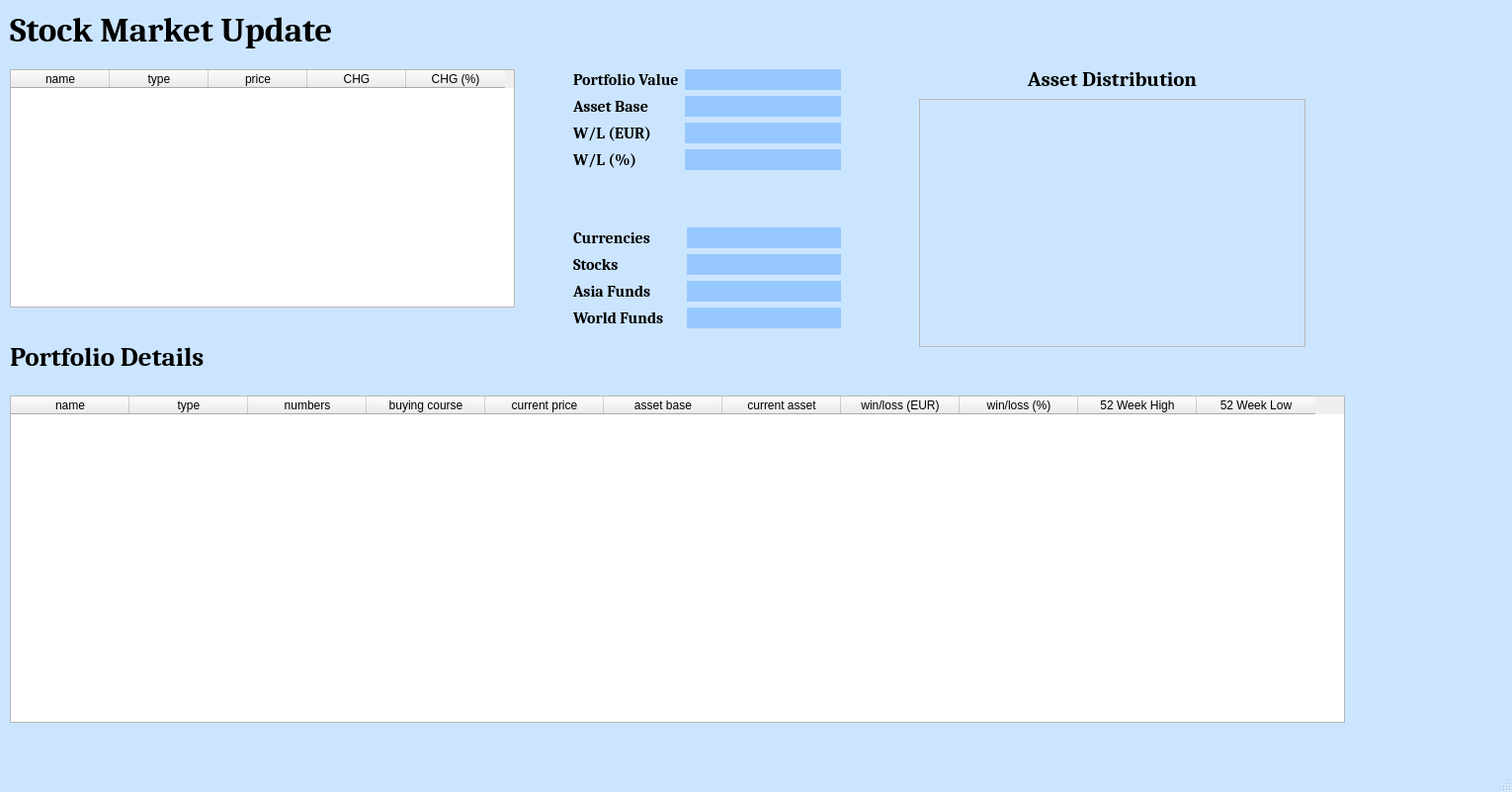
<?xml version="1.0" encoding="UTF-8"?>
<ui version="4.0">
 <class>MainWindow</class>
 <widget class="QMainWindow" name="MainWindow">
  <property name="geometry">
   <rect>
    <x>0</x>
    <y>0</y>
    <width>1530</width>
    <height>801</height>
   </rect>
  </property>
  <property name="windowTitle">
   <string>MainWindow</string>
  </property>
  <property name="styleSheet">
   <string notr="true">QMainWindow{
background-color:rgb(204,229,255)
}

QLineEdit{
background-color:rgb(150,200,255);
border:none
}

QHBoxLayout{
background-color:rgb(204,229,255)
}

QFormLayout{
background-color:rgb(051,153,255);
border:5px
}

</string>
  </property>
  <widget class="QWidget" name="centralwidget">
   <widget class="QWidget" name="formLayoutWidget">
    <property name="geometry">
     <rect>
      <x>580</x>
      <y>70</y>
      <width>271</width>
      <height>131</height>
     </rect>
    </property>
    <layout class="QFormLayout" name="formLayout">
     <item row="0" column="0">
      <widget class="QLabel" name="depotwertLabel">
       <property name="enabled">
        <bool>true</bool>
       </property>
       <property name="font">
        <font>
         <family>Cambria</family>
         <pointsize>12</pointsize>
         <bold>true</bold>
        </font>
       </property>
       <property name="text">
        <string>Portfolio Value</string>
       </property>
      </widget>
     </item>
     <item row="0" column="1">
      <widget class="QLineEdit" name="portValue">
       <property name="font">
        <font>
         <family>Cambria</family>
         <pointsize>12</pointsize>
         <bold>true</bold>
        </font>
       </property>
      </widget>
     </item>
     <item row="1" column="0">
      <widget class="QLabel" name="depotwertLabel_2">
       <property name="enabled">
        <bool>true</bool>
       </property>
       <property name="font">
        <font>
         <family>Cambria</family>
         <pointsize>12</pointsize>
         <bold>true</bold>
        </font>
       </property>
       <property name="text">
        <string>Asset Base</string>
       </property>
      </widget>
     </item>
     <item row="1" column="1">
      <widget class="QLineEdit" name="assetBase">
       <property name="font">
        <font>
         <family>Cambria</family>
         <pointsize>12</pointsize>
         <bold>true</bold>
        </font>
       </property>
      </widget>
     </item>
     <item row="2" column="0">
      <widget class="QLabel" name="depotwertLabel_3">
       <property name="enabled">
        <bool>true</bool>
       </property>
       <property name="font">
        <font>
         <family>Cambria</family>
         <pointsize>12</pointsize>
         <bold>true</bold>
        </font>
       </property>
       <property name="text">
        <string>W/L (EUR)</string>
       </property>
      </widget>
     </item>
     <item row="2" column="1">
      <widget class="QLineEdit" name="winLoss">
       <property name="font">
        <font>
         <family>Cambria</family>
         <pointsize>12</pointsize>
         <bold>true</bold>
        </font>
       </property>
      </widget>
     </item>
     <item row="3" column="0">
      <widget class="QLabel" name="depotwertLabel_4">
       <property name="enabled">
        <bool>true</bool>
       </property>
       <property name="font">
        <font>
         <family>Cambria</family>
         <pointsize>12</pointsize>
         <bold>true</bold>
        </font>
       </property>
       <property name="text">
        <string>W/L (%)</string>
       </property>
      </widget>
     </item>
     <item row="3" column="1">
      <widget class="QLineEdit" name="winLossP">
       <property name="font">
        <font>
         <family>Cambria</family>
         <pointsize>12</pointsize>
         <bold>true</bold>
        </font>
       </property>
      </widget>
     </item>
    </layout>
   </widget>
   <widget class="QFrame" name="frame">
    <property name="geometry">
     <rect>
      <x>930</x>
      <y>100</y>
      <width>391</width>
      <height>251</height>
     </rect>
    </property>
    <property name="frameShape">
     <enum>QFrame::StyledPanel</enum>
    </property>
    <property name="frameShadow">
     <enum>QFrame::Raised</enum>
    </property>
    <widget class="QWidget" name="horizontalLayoutWidget">
     <property name="geometry">
      <rect>
       <x>0</x>
       <y>0</y>
       <width>391</width>
       <height>241</height>
      </rect>
     </property>
     <layout class="QHBoxLayout" name="gLayout"/>
    </widget>
   </widget>
   <widget class="QTableWidget" name="tableWidgetMarket">
    <property name="geometry">
     <rect>
      <x>10</x>
      <y>70</y>
      <width>511</width>
      <height>241</height>
     </rect>
    </property>
    <property name="font">
     <font>
      <family>Cambria</family>
      <pointsize>10</pointsize>
      <bold>false</bold>
     </font>
    </property>
    <property name="horizontalScrollBarPolicy">
     <enum>Qt::ScrollBarAlwaysOff</enum>
    </property>
    <attribute name="horizontalHeaderCascadingSectionResizes">
     <bool>false</bool>
    </attribute>
    <attribute name="horizontalHeaderDefaultSectionSize">
     <number>100</number>
    </attribute>
    <column>
     <property name="text">
      <string>name</string>
     </property>
    </column>
    <column>
     <property name="text">
      <string>type</string>
     </property>
    </column>
    <column>
     <property name="text">
      <string>price</string>
     </property>
    </column>
    <column>
     <property name="text">
      <string>CHG</string>
     </property>
    </column>
    <column>
     <property name="text">
      <string>CHG (%)</string>
     </property>
    </column>
   </widget>
   <widget class="QTableWidget" name="tabWidP">
    <property name="geometry">
     <rect>
      <x>10</x>
      <y>400</y>
      <width>1351</width>
      <height>331</height>
     </rect>
    </property>
    <property name="font">
     <font>
      <family>Cambria</family>
      <pointsize>10</pointsize>
      <bold>false</bold>
     </font>
    </property>
    <property name="autoFillBackground">
     <bool>false</bool>
    </property>
    <property name="lineWidth">
     <number>2</number>
    </property>
    <property name="horizontalScrollBarPolicy">
     <enum>Qt::ScrollBarAlwaysOff</enum>
    </property>
    <attribute name="horizontalHeaderCascadingSectionResizes">
     <bool>false</bool>
    </attribute>
    <attribute name="horizontalHeaderDefaultSectionSize">
     <number>120</number>
    </attribute>
    <column>
     <property name="text">
      <string>name</string>
     </property>
    </column>
    <column>
     <property name="text">
      <string>type</string>
     </property>
    </column>
    <column>
     <property name="text">
      <string>numbers</string>
     </property>
    </column>
    <column>
     <property name="text">
      <string>buying course</string>
     </property>
    </column>
    <column>
     <property name="text">
      <string>current price</string>
     </property>
    </column>
    <column>
     <property name="text">
      <string>asset base</string>
     </property>
    </column>
    <column>
     <property name="text">
      <string>current asset</string>
     </property>
    </column>
    <column>
     <property name="text">
      <string>win/loss (EUR)</string>
     </property>
    </column>
    <column>
     <property name="text">
      <string>win/loss (%)</string>
     </property>
    </column>
    <column>
     <property name="text">
      <string>52 Week High</string>
     </property>
    </column>
    <column>
     <property name="text">
      <string>52 Week Low</string>
     </property>
    </column>
   </widget>
   <widget class="QLabel" name="depotwertLabel_5">
    <property name="enabled">
     <bool>true</bool>
    </property>
    <property name="geometry">
     <rect>
      <x>10</x>
      <y>0</y>
      <width>441</width>
      <height>61</height>
     </rect>
    </property>
    <property name="font">
     <font>
      <family>Cambria</family>
      <pointsize>26</pointsize>
      <bold>true</bold>
     </font>
    </property>
    <property name="text">
     <string>Stock Market Update</string>
    </property>
   </widget>
   <widget class="QLabel" name="depotwertLabel_6">
    <property name="enabled">
     <bool>true</bool>
    </property>
    <property name="geometry">
     <rect>
      <x>10</x>
      <y>340</y>
      <width>391</width>
      <height>41</height>
     </rect>
    </property>
    <property name="font">
     <font>
      <family>Cambria</family>
      <pointsize>20</pointsize>
      <bold>true</bold>
     </font>
    </property>
    <property name="text">
     <string>Portfolio Details</string>
    </property>
   </widget>
   <widget class="QLabel" name="dateTime">
    <property name="enabled">
     <bool>true</bool>
    </property>
    <property name="geometry">
     <rect>
      <x>930</x>
      <y>10</y>
      <width>391</width>
      <height>41</height>
     </rect>
    </property>
    <property name="font">
     <font>
      <family>Cambria</family>
      <pointsize>19</pointsize>
      <bold>true</bold>
     </font>
    </property>
    <property name="text">
     <string/>
    </property>
   </widget>
   <widget class="QLabel" name="depotwertLabel_7">
    <property name="enabled">
     <bool>true</bool>
    </property>
    <property name="geometry">
     <rect>
      <x>930</x>
      <y>60</y>
      <width>391</width>
      <height>41</height>
     </rect>
    </property>
    <property name="font">
     <font>
      <family>Cambria</family>
      <pointsize>16</pointsize>
      <bold>true</bold>
     </font>
    </property>
    <property name="contextMenuPolicy">
     <enum>Qt::NoContextMenu</enum>
    </property>
    <property name="text">
     <string>Asset Distribution</string>
    </property>
    <property name="alignment">
     <set>Qt::AlignCenter</set>
    </property>
   </widget>
   <widget class="QWidget" name="formLayoutWidget_2">
    <property name="geometry">
     <rect>
      <x>580</x>
      <y>230</y>
      <width>271</width>
      <height>131</height>
     </rect>
    </property>
    <layout class="QFormLayout" name="formLayout_2">
     <item row="0" column="0">
      <widget class="QLabel" name="depotwertLabel_8">
       <property name="enabled">
        <bool>true</bool>
       </property>
       <property name="font">
        <font>
         <family>Cambria</family>
         <pointsize>12</pointsize>
         <bold>true</bold>
        </font>
       </property>
       <property name="text">
        <string>Currencies</string>
       </property>
      </widget>
     </item>
     <item row="0" column="1">
      <widget class="QLineEdit" name="currencies">
       <property name="font">
        <font>
         <family>Cambria</family>
         <pointsize>12</pointsize>
         <bold>true</bold>
        </font>
       </property>
      </widget>
     </item>
     <item row="1" column="0">
      <widget class="QLabel" name="depotwertLabel_9">
       <property name="enabled">
        <bool>true</bool>
       </property>
       <property name="font">
        <font>
         <family>Cambria</family>
         <pointsize>12</pointsize>
         <bold>true</bold>
        </font>
       </property>
       <property name="text">
        <string>Stocks</string>
       </property>
      </widget>
     </item>
     <item row="1" column="1">
      <widget class="QLineEdit" name="stocks">
       <property name="font">
        <font>
         <family>Cambria</family>
         <pointsize>12</pointsize>
         <bold>true</bold>
        </font>
       </property>
      </widget>
     </item>
     <item row="2" column="0">
      <widget class="QLabel" name="depotwertLabel_10">
       <property name="enabled">
        <bool>true</bool>
       </property>
       <property name="font">
        <font>
         <family>Cambria</family>
         <pointsize>12</pointsize>
         <bold>true</bold>
        </font>
       </property>
       <property name="text">
        <string>Asia Funds</string>
       </property>
      </widget>
     </item>
     <item row="2" column="1">
      <widget class="QLineEdit" name="asiafunds">
       <property name="font">
        <font>
         <family>Cambria</family>
         <pointsize>12</pointsize>
         <bold>true</bold>
        </font>
       </property>
      </widget>
     </item>
     <item row="3" column="0">
      <widget class="QLabel" name="depotwertLabel_11">
       <property name="enabled">
        <bool>true</bool>
       </property>
       <property name="font">
        <font>
         <family>Cambria</family>
         <pointsize>12</pointsize>
         <bold>true</bold>
        </font>
       </property>
       <property name="text">
        <string>World Funds     </string>
       </property>
      </widget>
     </item>
     <item row="3" column="1">
      <widget class="QLineEdit" name="worldfunds">
       <property name="font">
        <font>
         <family>Cambria</family>
         <pointsize>12</pointsize>
         <bold>true</bold>
        </font>
       </property>
      </widget>
     </item>
    </layout>
   </widget>
  </widget>
  <widget class="QStatusBar" name="statusbar"/>
  <action name="actionClose">
   <property name="text">
    <string>Close</string>
   </property>
  </action>
 </widget>
 <resources/>
 <connections/>
</ui>
